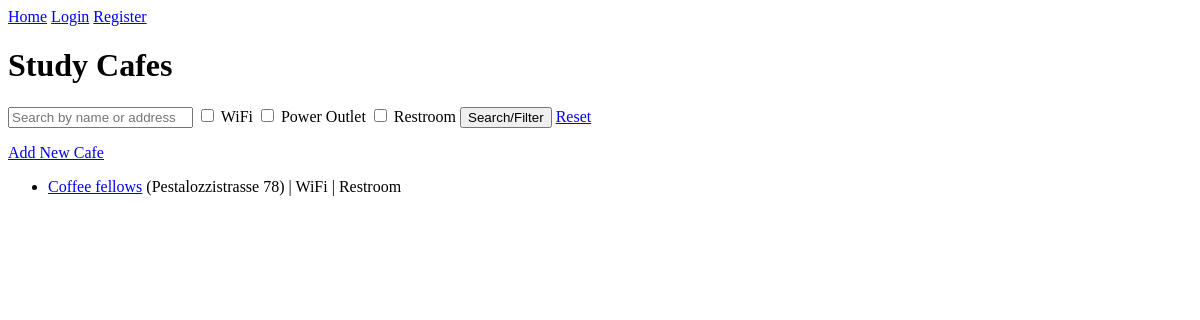
/, run on an earlier commit of the app's database.
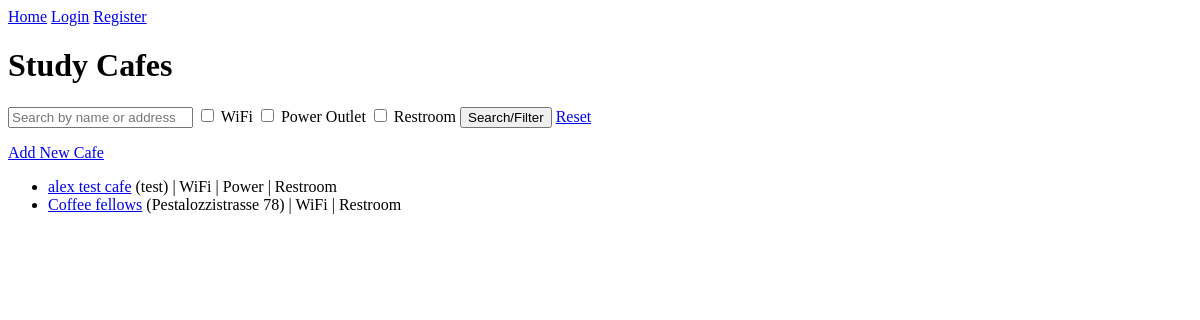
And on a later commit of the database.
### cafes/models.py (models this page shows, shortened)
class Cafe(models.Model):
    name = models.CharField(max_length=100)
    address = models.CharField(max_length=200)
    description = models.TextField(blank=True)
    photo = models.ImageField(upload_to='cafes/', blank=True)
    has_wifi = models.BooleanField(default=False)
    has_power_outlet = models.BooleanField(default=False)
    has_restroom = models.BooleanField(default=False)
    posted_by = models.ForeignKey(User, on_delete=models.CASCADE)
    posted_at = models.DateTimeField(auto_now_add=True)

### cafes/views.py (the view)
# urls.py: path('', views.CafeListView.as_view(), name='home'),
class CafeListView(ListView):
    model = Cafe
    template_name = 'cafes/cafe_list.html'
    context_object_name = 'cafes'
    ordering = ['-posted_at']
    paginate_by = 10
    def get_queryset(self):
        queryset = super().get_queryset()
        query = self.request.GET.get('q')
        if query:
            queryset = queryset.filter(
                models.Q(name__icontains=query) | models.Q(address__icontains=query)
            )
        if self.request.GET.get('wifi'):
            queryset = queryset.filter(has_wifi=True)
        if self.request.GET.get('power'):
            queryset = queryset.filter(has_power_outlet=True)
        if self.request.GET.get('restroom'):
            queryset = queryset.filter(has_restroom=True)
        return queryset

### cafes/templates/cafes/cafe_list.html
{% extends "base.html" %}
{% block content %}
  <h1>Study Cafes</h1>
  <form method="get" style="margin-bottom: 1em;">
    <input type="text" name="q" placeholder="Search by name or address" value="{{ request.GET.q }}">
    <label><input type="checkbox" name="wifi" {% if request.GET.wifi %}checked{% endif %}> WiFi</label>
    <label><input type="checkbox" name="power" {% if request.GET.power %}checked{% endif %}> Power Outlet</label>
    <label><input type="checkbox" name="restroom" {% if request.GET.restroom %}checked{% endif %}> Restroom</label>
    <button type="submit">Search/Filter</button>
    <a href="{% url 'cafe-list' %}">Reset</a>
  </form>
  <a href="{% url 'cafe-create' %}">Add New Cafe</a>
  <ul>
    {% for cafe in cafes %}
      <li>
        <a href="{% url 'cafe-detail' cafe.pk %}">{{ cafe.name }}</a>
        ({{ cafe.address }})
        {% if cafe.has_wifi %} | WiFi{% endif %}
        {% if cafe.has_power_outlet %} | Power{% endif %}
        {% if cafe.has_restroom %} | Restroom{% endif %}
      </li>
    {% empty %}
      <li>No cafes found.</li>
    {% endfor %}
  </ul>
{% endblock %}

### cafes/templates/base.html (shortened to what this page needs)
<!DOCTYPE html>
<html>
<head>
</head>
<body>
  <a href="{% url 'home' %}">Home</a>
  {% if user.is_authenticated %}
    <p>Welcome, {{ user.username }}!
      <form action="{% url 'logout' %}" method="post">
      {% csrf_token %}
      <button type="submit">Logout</button>
  </form> | <a href="{% url 'custom_password_change' %}">Change Password</a></p>
  {% else %}
    <a href="{% url 'login' %}">Login</a>
  {% endif %}
  {% if not user.is_authenticated %}
    <a href="{% url 'register' %}">Register</a>
  {% endif %}
  {% block content %}{% endblock %}
</body>
</html>

What changed in the data, as far as the page shows it:
added Cafe: name "alex test cafe", address "test", has_wifi "| WiFi", has_power_outlet "| Power", has_restroom "| Restroom"
